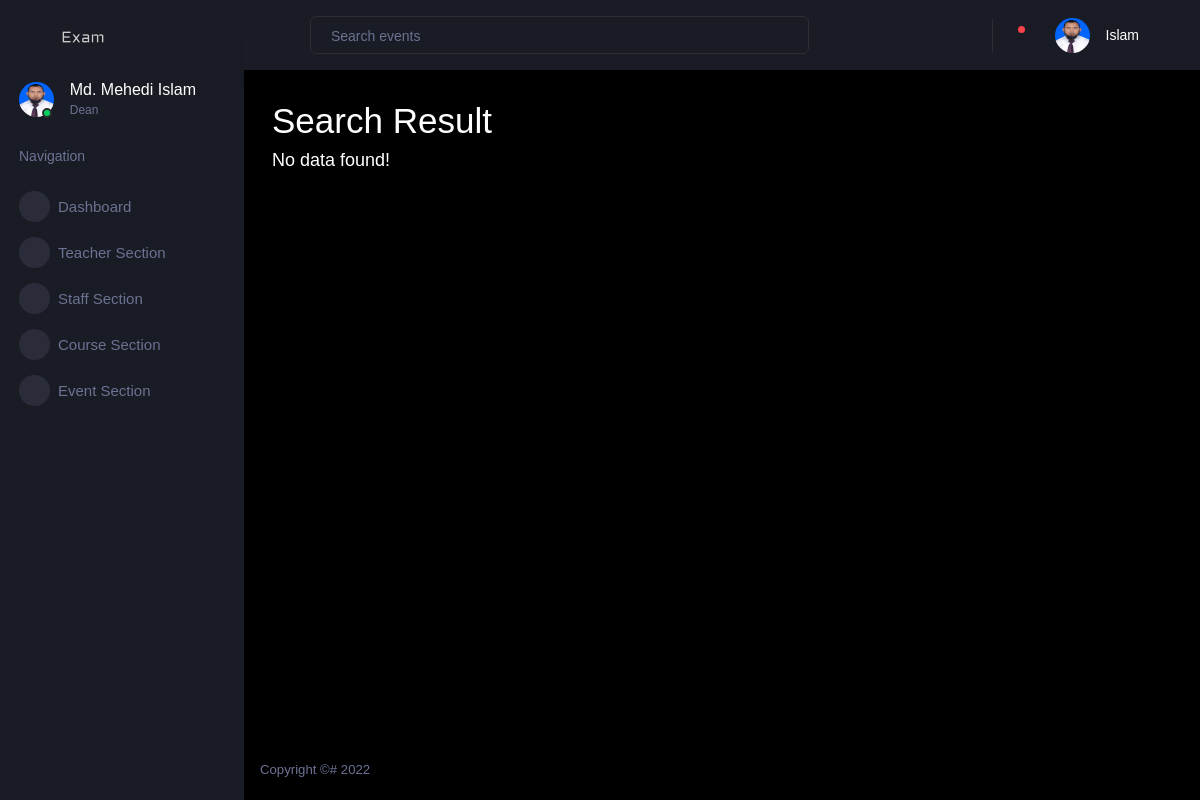
The app's page /user/search (signed in) with its own data.
### account/models.py (models this page shows, shortened)
class Teacher(models.Model):
    user = models.OneToOneField(
        User, on_delete=models.CASCADE, primary_key=True)
    title = models.CharField(max_length=255, null=False,
                             choices=TEACHER_TITLE_CHOICES, default='None')
    contact_number = models.CharField(null=False, unique=True, max_length=255)
    profile_picture = models.ImageField(
        upload_to=get_profile_pictures_directory, blank=True, null=True)
    department = models.ForeignKey(Department, on_delete=models.DO_NOTHING)
    is_available = models.BooleanField(default=True)
    total_creadits = models.DecimalField(
        max_digits=10, decimal_places=2, default=0)

### dashboard/views.py (the view, shortened to what this page needs)
# urls.py: path('search', search_page, name='search-page'),
def search_page(request):
    context = get_context(request)
    new_context = dict()
    new_context['is_staff'] = context['is_staff']
    new_context['if_staff'] = context['if_staff']
    new_context['if_dean'] = context['if_dean']
    new_context['user'] = context['user']
    new_context['notifications'] = context['notifications']
    new_context['faculty'] = context['faculty']
    data_found = False
    departments = set()
    for teacher in new_context.get('teachers', []):
        departments.add(teacher.department)
    new_context['departments'] = list(departments)
    new_context['data_found'] = data_found
    return render(request, 'search-page.html', new_context)

### account/models.py (called while the page is built)
    def __str__(self) -> str:
        return self.messages

### dashboard/models.py (called while the page is built)
    def __str__(self) -> str:
        return self.name

    def __str__(self) -> str:
        return self.name

### dashboard/views.py (called while the page is built)
def is_dean(user):
    try:
        teacher = Teacher.objects.get(user=user)
    except Teacher.DoesNotExist:
        return None
    deans = Dean.objects.filter(teacher=teacher).order_by('-joined')[:1]
    if len(deans) != 1:
        return None
    return deans[0]

def is_staff(user):
    try:
        staff = Staff.objects.get(user=user)
    except Staff.DoesNotExist:
        return None
    return staff

def is_teacher(user):
    try:
        teacher = Teacher.objects.get(user=user)
    except Teacher.DoesNotExist:
        return None
    return teacher

def is_student(user):
    try:
        student = Student.objects.get(user=user)
    except Student.DoesNotExist:
        return None
    return student

def get_staff(faculty):
    return list(Staff.objects.filter(faculty=faculty))

def get_courses(faculty):
    courses = Course.objects.all()
    selected_courses = []
    for course in courses:
        dept = Department.objects.get(name=course.department)
        if dept.faculty == faculty:
            selected_courses.append(course)
    return selected_courses

def get_teachers(faculty):
    teachers = Teacher.objects.all()
    selected_teachers = []
    for teacher in teachers:
        dept = Department.objects.get(name=teacher.department)
        if dept.faculty == faculty:
            selected_teachers.append(teacher)
    return selected_teachers

def get_exams(approved_routines, teacher=None):
    past = []
    current = []
    upcomming = []
    today = date.today()
    for routine in approved_routines:
        exams = routine.exam_set.all()
        if teacher:
            exams = filter(lambda exam: teacher in exam.examiners.all()
                           or teacher == exam.supervisor, exams)
        for exam in exams:
            if exam.exam_date == today:
                current.append(exam)
            elif exam.exam_date < today:
                past.append(exam)
            else:
                upcomming.append(exam)
    return current, past, upcomming

def get_notification(user):
    return Notification.objects.filter(user=user, marked_read=False).all()

### dashboard/templates/search-page.html (shortened to what this page needs)
{% extends "dashboard-base.html" %}
{% load static %}
{% block content %}
<h1>Search Result</h1>
{% if not data_found %}
<h4>No data found!</h4>
{% endif %}
{% endblock content %}

### dashboard/templates/dashboard-base.html (shortened to what this page needs)
{% load static %}
<!DOCTYPE html>
<html lang="en">
<head>
  <link rel="stylesheet" href="{% static 'dashboard/vendors/mdi/css/materialdesignicons.min.css' %}" />
  <link rel="stylesheet" href="{% static 'dashboard/vendors/css/vendor.bundle.base.css' %}" />
  <link rel="stylesheet" href="{% static 'dashboard/vendors/jvectormap/jquery-jvectormap.css' %}" />
  <link rel="stylesheet" href="{% static 'dashboard/vendors/flag-icon-css/css/flag-icon.min.css' %}" />
  <link rel="stylesheet" href="{% static 'dashboard/vendors/owl-carousel-2/owl.carousel.min.css' %}" />
  <link rel="stylesheet" href="{% static 'dashboard/vendors/owl-carousel-2/owl.theme.default.min.css' %}" />
  <link rel="stylesheet" href="{% static 'dashboard/css/style.css' %}" />
</head>
<body>
  <div class="container-scroller">
    <nav class="sidebar sidebar-offcanvas" id="sidebar">
      <div class="sidebar-brand-wrapper d-none d-lg-flex align-items-center justify-content-center fixed-top">
        <a class="sidebar-brand brand-logo" href="#">
          <img src="{% static 'dashboard/images/logo.svg' %}" alt="logo" />
        </a>
      </div>
      <ul class="nav">
        <li class="nav-item profile">
          <div class="profile-desc">
            <div class="profile-pic">
              <div class="count-indicator">
                {% if user.profile_picture %}
                <img class="img-xs rounded-circle" src="{{ user.profile_picture.url }}" />
                {% else %}
                <img class="img-xs rounded-circle" src="{% static 'dashboard/images/dummy.png' %}" />
                {% endif %}
                <span class="count bg-success"></span>
              </div>
              <div class="profile-name">
                <h5 class="mb-0 font-weight-normal">
                  {% if is_student %}
                    {{ student.user.first_name }} {{ student.user.last_name }}
                  {% else %}
                    {{ user.user.first_name }} {{ user.user.last_name }}
                  {% endif %}
                </h5>
                <span>
                  {% if if_staff %}
                  Staff
                  {% elif if_dean %}
                  Dean
                  {% elif is_student %}
                  Student
                  {% else %}
                  Teacher
                  {% endif %}
                </span>
              </div>
            </div>
          </div>
        </li>
        <li class="nav-item nav-category">
          <span class="nav-link">Navigation</span>
        </li>
        <li class="nav-item menu-items">
          <a class="nav-link" href="{% url 'dashboard-page' %}">
            <span class="menu-icon">
              <i class="mdi mdi-speedometer"></i>
            </span>
            <span class="menu-title">Dashboard</span>
          </a>
        </li>
        {% if not is_student %}
          {% if is_staff %}
            <li class="nav-item menu-items">
              <a class="nav-link" href="{% url 'teacher-section' %}">
                <span class="menu-icon">
                  <i class="mdi mdi-playlist-play"></i>
                </span>
                <span class="menu-title">Teacher Section</span>
              </a>
            </li>
            {% if if_dean %}
              <li class="nav-item menu-items">
                <a class="nav-link" href="{% url 'staff-section' %}">
                  <span class="menu-icon">
                    <i class="mdi mdi-table-large"></i>
                  </span>
                  <span class="menu-title">Staff Section</span>
                </a>
              </li>
            {% endif %}
          <li class="nav-item menu-items">
            <a class="nav-link" href="{% url 'course-section' %}">
              <span class="menu-icon">
                <i class="mdi mdi-chart-bar"></i>
              </span>
              <span class="menu-title">Course Section</span>
            </a>
          </li>
          {% endif %}
          {% if is_staff %}
          <li class="nav-item menu-items">
            <a class="nav-link" href="{% url 'event-section' %}">
              <span class="menu-icon">
                <i class="mdi mdi-chart-bar"></i>
              </span>
              <span class="menu-title">Event Section</span>
            </a>
          </li>
          {% endif %}
        {% endif %}
      </ul>
    </nav>
    <div class="container-fluid page-body-wrapper">
      <nav class="navbar p-0 fixed-top d-flex flex-row">
        <div class="navbar-menu-wrapper flex-grow d-flex align-items-stretch">
          <button class="navbar-toggler navbar-toggler align-self-center" type="button" data-toggle="minimize">
            <span class="mdi mdi-menu"></span>
          </button>
          <ul class="navbar-nav w-100">
            <li class="nav-item w-100">
              <form class="nav-link mt-2 mt-md-0 d-none d-lg-flex search" method="post"
                action="{% url 'search-page' %}">
                <input type="text" name="search" class="form-control" placeholder="Search events" />
              </form>
            </li>
          </ul>
          <ul class="navbar-nav navbar-nav-right">
            <li class="nav-item dropdown border-left">
              <a class="nav-link count-indicator dropdown-toggle" id="notificationDropdown" href="#"
                data-toggle="dropdown">
                <i class="mdi mdi-bell"></i>
                {% if notifications|length > 0 %}
                <span class="count bg-danger"></span>
                {% endif %}
              </a>
            </li>
            <li class="nav-item dropdown">
              <a class="nav-link" id="profileDropdown" href="#" data-toggle="dropdown">
                <div class="navbar-profile">
                  {% if user.profile_picture %}
                  <img class="img-xs rounded-circle" src="{{ user.profile_picture.url }}" />
                  {% else %}
                  <img class="img-xs rounded-circle" src="{% static 'dashboard/images/dummy.png' %}" />
                  {% endif %}
                  <p class="mb-0 d-none d-sm-block navbar-profile-name">
                    {{ user.user.last_name }}
                  </p>
                  <i class="mdi mdi-menu-down d-none d-sm-block pl-3"></i>
                </div>
              </a>
            </li>
          </ul>
        </div>
      </nav>
      <div class="main-panel">
        <div class="content-wrapper">
          {% block content %}{% endblock %}
        </div>
        <footer class="footer">
          <div class="d-sm-flex justify-content-center justify-content-sm-between">
            <span class="text-muted d-block text-center text-sm-left d-sm-inline-block">Copyright ©# 2022</span>
          </div>
        </footer>
      </div>
    </div>
  </div>
</body>
</html>

### records on screen
Teacher: profile_picture (picture), user.first_name "Md. Mehedi", user.last_name "Islam"
